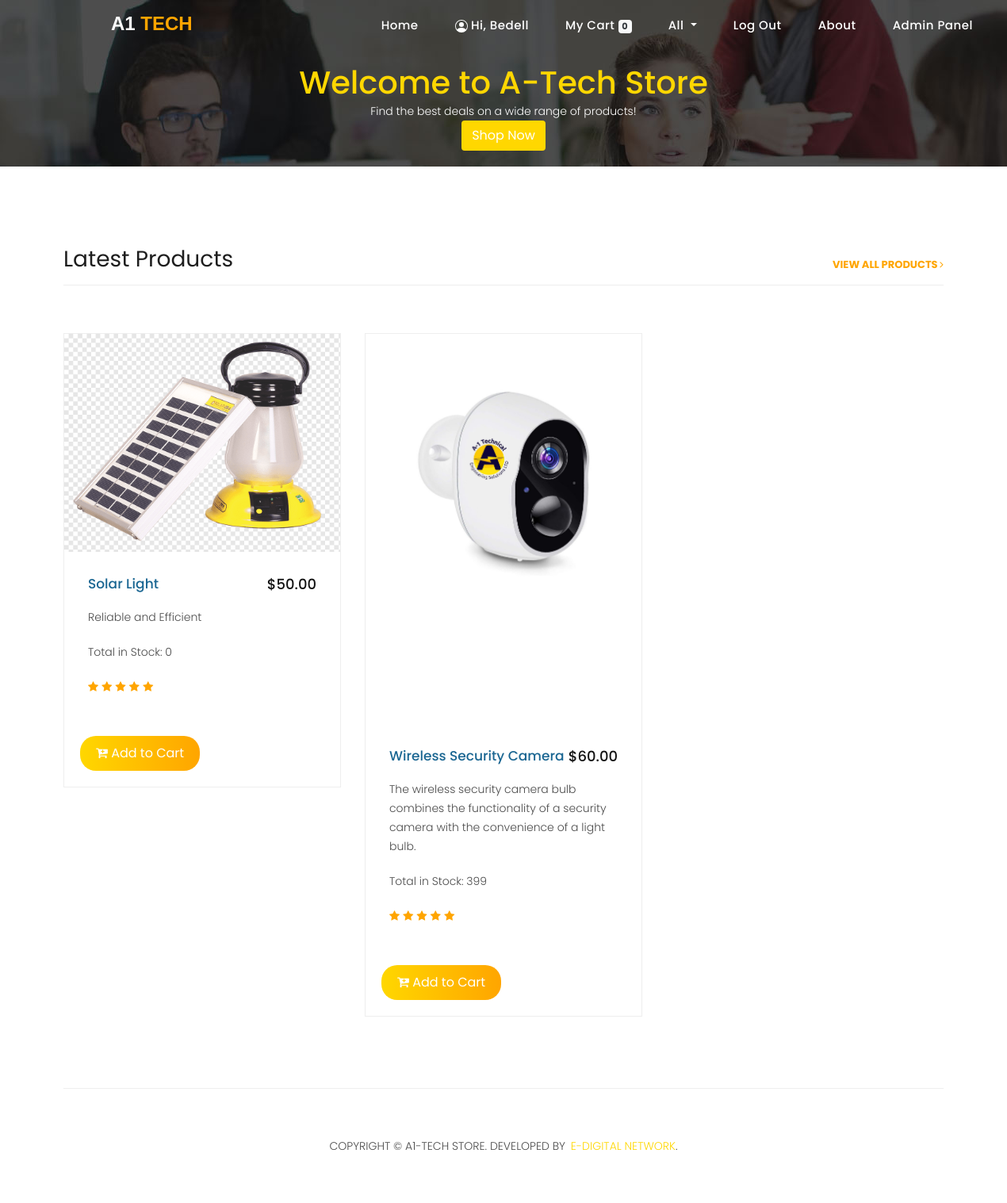
Screenshot of /products/ (signed in) with the database file from the repository.
### products/models.py (models this page shows, shortened)
class Product(models.Model):
    name = models.CharField(max_length=255)
    price = models.FloatField()
    stock = models.IntegerField()
    category = models.ForeignKey(Categorie, on_delete=models.CASCADE, default=1)
    image_url = models.ImageField(upload_to='Images/')
    description = models.TextField(default="no description")  # Add description field
    embed_link = models.URLField(default='https://www.a1lib.com')  # Add embed_link field

### products/views.py (the view, shortened to what this page needs)
# urls.py: path('', views.index, name='index'),
def index(request):
    cart = request.session.get('cart')
    if not cart:
        request.session['cart'] = {}
    categories = Categorie.objects.all()
    categorie_id = request.GET.get('categorie')
    if categorie_id:
        if categorie_id == "10":
            print("yash")
            products = Product.objects.all()
        else:
            products = Product.get_all_products_by_categorieid(categorie_id)
    else:
        products = Product.objects.all()
    data = {}
    data['products'] = products
    data['categories'] = categories
    product = request.POST.get('product')
    remove = request.POST.get('remove')
    return render(request, 'index.html', data)

### products/templatetags/cart.py (called while the page is built)
@register.filter(name='is_in_cart')
def is_in_cart(product, cart):
    keys = cart.keys()
    for id in keys:
        if int(id) == product.id:
            return True
    return False

### products/templates/index.html (shortened to what this page needs)
<!DOCTYPE html>
{% load static %}
<html lang="en">
<head>
<link href="{% static 'vendor/bootstrap/css/bootstrap.min.css' %}" rel="stylesheet">
<link rel="stylesheet" href="{% static 'assets/css/fontawesome.css' %}">
<link rel="stylesheet" href="{% static 'assets/css/templatemo-sixteen.css' %}">
<link rel="stylesheet" href="{% static 'assets/css/owl.css' %}">
</head>
<body style="background-image:url();
    background-size: cover; background-attachment:fixed;">
{% block content %}
{% load cart %}
<header class="navbar">
    <nav class="navbar navbar-expand-lg">
        <div class="container">
            <div class="navbar-brand">
                <h2>A1 <em>Tech</em></h2>
            </div>
            <div class="collapse navbar-collapse" id="navbarResponsive">
                <ul class="navbar-nav ml-auto">
                    {% if user.is_authenticated %}
                    <li class="nav-item">
                        <a class="nav-link" href="/">Home</a>
                    </li>
                    <li class="nav-item">
                        <a class="nav-link" href="#">
                            Hi, {{user.username}}
                        </a>
                    </li>
                    <li class="nav-item">
                        <a class="nav-link" href="cart">My Cart
                            <span class="badge bg-light text-dark">
                                {{request.session.cart.keys|length}}
                            </span>
                        </a>
                    </li>
                    <li class="nav-item dropdown">
                      <a class="nav-link dropdown-toggle" href="#" id="navbarDropdown" role="button" data-toggle="dropdown" aria-haspopup="true" aria-expanded="false">
                          All
                      </a>
                  </li>
                    <li class="nav-item">
                        <a class="nav-link" href="/logout">Log out</a>
                    </li>
                    {% endif %}
                    <li class="nav-item">
                        <a class="nav-link" href="/about-us">About</a>
                    </li>
                    {% if user.is_authenticated and user.is_staff %}
                    <li class="nav-item">
                    <a class="nav-link" href="{% url 'admin:index' %}">Admin Panel</a>
                    </li>
                    {% endif %}
                </ul>
            </div>
        </div>
    </nav>
</header>
<section class="banner" style="background-image: url({% static 'assets/images/about-heading.jpg' %});">
    <div class="banner-content" style="color: gold; text-align: center;">
        <h1 style="color: gold;">Welcome to A-Tech Store</h1>
        <p style="color: white;">Find the best deals on a wide range of products!</p>
        <a href="#" class="btn" style="background-color: gold; color: white; margin-bottom: 20px;">Shop Now</a>
    </div>
</section>
<div class="latest-products">
    <div class="container">
        <div class="row">
            <div class="col-md-12">
                <div class="section-heading">
                    <h2>Latest Products</h2>
                    <a href="#">View all products <i class="fa fa-angle-right"></i></a>
                </div>
            </div>
            {% for product in products %}
            <div class="col-md-4">
                <div class="product-item">
                    <a href="#"><img src="{{ product.image_url.url }}" alt=""></a>
                    <div class="down-content">
                        <a href="#"><h4>{{ product.name }}</h4></a>
                        <h6>${{ product.price }}0</h6>
                        <p>{{ product.description }}</p>
                        <p>Total in Stock: {{ product.stock }}</p>
                        <ul class="stars">
                            <li><i class="fa fa-star"></i></li>
                            <li><i class="fa fa-star"></i></li>
                            <li><i class="fa fa-star"></i></li>
                            <li><i class="fa fa-star"></i></li>
                            <li><i class="fa fa-star"></i></li>
                        </ul>
                    </div>
                    <div class="card-footer row no-gutters" style="background: none; outline: none; border: none; padding: 20px">
                        {% if product|is_in_cart:request.session.cart %}
                        <div class="row">
                            <form action="/products/#{{ product.id }}" method="post" class="col-2">
                                {% csrf_token %}
                                <input type="text" value="{{ product.id }}" hidden name="product">
                                <input type="text" value="True" hidden name="remove">
                                <button type="submit" class="btn btn-block" style="background: linear-gradient(to right, #FFD700, #FFA500); border-radius: 20px; outline: none; border: none; color: white; font-size: 15px"><i class="fa fa-minus"></i></button>
                            </form>
                            <div class="text-center col">
                                {{ product|count:request.session.cart }} in cart
                            </div>
                            <form action="/products/#{{ product.id }}" method="post" class="col-2">
                                {% csrf_token %}
                                <input type="text" value="{{ product.id }}" hidden name="product">
                                <button type="submit" class="btn btn-block" style="background: linear-gradient(to right, #FFD700, #FFA500); border-radius: 20px; outline: none; border: none; color: white; font-size: 15px"><i class="fa fa-plus"></i></button>
                            </form>
                        </div>
                        {% else %}
                        <form action="/products/#{{ product.id }}" method="post">
                            <button class="btn btn-primary" style="background: linear-gradient(to right, #FFD700, #FFA500); border-radius: 20px; outline: none; border: none; width: 100%; color: #fff; padding: 10px 20px; font-size: 16px;" type="submit"><i class="fa fa-cart-plus"></i> Add to Cart</button>
                        </form>
                        {% endif %}
                    </div>
                </div>
            </div>
            {% endfor %}
        </div>
    </div>
</div>
<footer>
    <div class="container">
        <div class="row">
            <div class="col-md-12">
                <div class="inner-content">
                    <p>Copyright &copy; A1-Tech Store. Developed by <a href="https://edigitalnetwork.tech" target="_blank" style="color:#FFD700;">E-Digital Network</a>.</p>
                </div>
            </div>
        </div>
    </div>
</footer>
{% endblock %}
</body>
</html>

### static/assets/css/templatemo-sixteen.css (style rules this page uses)
body { font-family: 'Poppins', sans-serif; overflow-x: hidden; text-rendering: optimizeLegibility; -webkit-font-smoothing: antialiased; -moz-osx-font-smoothing: grayscale; }
p { margin-bottom: 0px; font-size: 14px; font-weight: 300; color: #4a4a4a; line-height: 24px; }
a { text-decoration: none!important; }
ul { padding: 0; margin: 0; list-style: none; }
h1,h2,h3,h4,h5,h6 { margin: 0px; }
.section-heading { text-align: left; margin-bottom: 60px; border-bottom: 1px solid #eee; }
.section-heading h2 { font-size: 28px; font-weight: 400; color: #1e1e1e; margin-bottom: 15px; }
header { position: absolute; z-index: 99999; width: 100%; height: auto; background-color: #232323; transition: all 0.3s ease-in-out 0s; }
.navbar { padding: 17px 0px; }
.navbar-brand h2 { color: #fff; text-transform: uppercase; font-size: 24px; font-weight: 700; transition: all .3s ease 0s; }
.navbar-brand h2 em { font-style: normal; color: #FFA500; }
.navbar-collapse { text-align: center; }
.navbar-nav .nav-item { margin: 0px 15px; }
.navbar-nav a.nav-link { text-transform: capitalize; font-size: 15px; font-weight: 500; letter-spacing: 0.5px; color: #fff; transition: all 0.5s; margin-top: 5px; }
.banner { position: relative; text-align: center; padding-top: 80px; }
.latest-products { margin-top: 100px; }
.latest-products .section-heading a { float: right; margin-top: -35px; text-transform: uppercase; font-size: 13px; font-weight: 700; color: #FFA500; }
.product-item { border: 1px solid #eee; margin-bottom: 30px; }
.product-item .down-content { padding: 30px; position: relative; }
.product-item img { width: 100%; overflow: hidden; }
.product-item .down-content h4 { font-size: 17px; color: #1a6692; margin-bottom: 20px; }
.product-item .down-content h6 { position: absolute; top: 30px; right: 30px; font-size: 18px; color: #121212; }
.product-item .down-content p { margin-bottom: 20px; }
.product-item .down-content ul li { display: inline-block; }
.product-item .down-content ul li i { color: #FFA500; font-size: 14px; }
footer { text-align: center; }
footer .inner-content { border-top: 1px solid #eee; margin-top: 60px; padding: 60px 0px; }
footer .inner-content p { text-transform: uppercase; }
footer .inner-content p a { color: #f33f3f; margin-left: 3px; }

### products/templates/index.html (style rules this page uses)
.navbar { position: relative; transition: .5s; z-index: 999; }
.navbar .navbar-brand { margin: 0; color: #fbaf32; font-size: 45px; line-height: 0px; font-weight: 700; font-family: 'Nunito', sans-serif; transition: .5s; }
@media (min-width: 992px) { .navbar { position: absolute; width: 100%; padding: 30px 60px; background: transparent !important; z-index: 9; } }
@media (min-width: 992px) { .navbar .navbar-brand { color: #fbaf32; } }

### rows the page displays
Product: image_url (picture), name "Solar Light", price "50.0", description "Reliable and Efficient", stock "0"
Product: image_url (picture), name "Wireless Security Camera", price "60.0", description "The wireless security camera bulb combines the functionality of a security camera with the convenience of a light bulb.", stock "399"

### other values shown
{{ user.username }} "Bedell"
{{ request.session.cart.keys|length }} "0"
